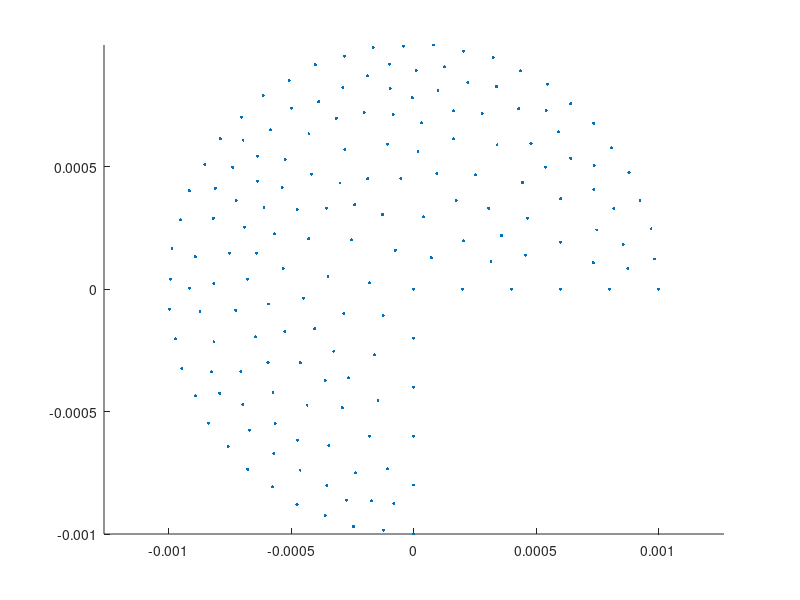

Here is the MATLAB script that generated this plot: (Note: this script raises an error after producing the figure.)
% generate the mesh

%script

clear all
close all

%experiment = 'single_particle' 
experiment = 'multi_particle'

%material = 'sodalime'
material = 'peridem'

% simulate sodalime crack
simulate_sodalime_prenotch = 0
%simulate_sodalime_prenotch = 1

do_pause = 'no'
%do_pause = 'yes'

% plot reference config
plot_reference = 1;
plot_circles = 1;
%timesteps = 10800;
timesteps = 1e5;	% peridem

modulo = 100;

% break bonds or not
%break_bonds = 0;
break_bonds = 1;

%total_particles = 1;
total_particles = 2;	% 2 particles
%total_particles = 3;	% 3 particles

%specified_initial_data = '3_equidistant'
specified_initial_data = '2_vertical'

%delta = 0.002;	% for glass slab
%delta = 0.012;	% peridynamic horizon
%delta = 0.25;	% for the unit circle 
load('delta.mat')

%meshsize = delta/3;
load('meshsize.mat')

disp ('Loading matrices: Pos.mat, Vol.mat, T.mat\n')
load('Pos.mat')
load('Vol.mat')
load('T.mat')
load('geometry.mat')

scatter(Pos(:,1), Pos(:,2), 5, 'filled')
axis equal

switch do_pause
    case 'yes'
	disp 'Press key to continue'
	pause
    otherwise
end

% generate the neighbor-list
%[NbdArr] = gen_nbdlist(Pos, delta);
%tic
%[NbdArr] = gen_nbdlist2(Pos, delta);	% twice faster
%toc
%tic
%[NbdArr] = gen_NbdArr(Pos, Pos, delta, 1);	% fastest, not anymore
%toc
tic
[NbdArr] = gen_NbdArr_varlength(Pos, Pos, delta, 1);	% fastest
toc


if simulate_sodalime_prenotch == 1
    %% for sodalime crack test, borrowing from old code
    load('PosCrack.mat')
    Pos  = PosCrack;
    delta =  0.002;
    dx = delta/4;
    dy = delta/4;
    %Vol = zeros(size(PosCrack)) + dx * dy;
    Vol = zeros(length(PosCrack), 1) + dx * dy;
    %% for sodalime crack test, borrowing from old code
    load('Nbd.mat')
    NbdArr = Nbd;
end

disp('Max neighbors') 
size(NbdArr)

if plot_circles == 1
 hold on
 theta_list = linspace(0, 2* pi , 20);
 %for i = 30:30	%total_nodes
 for i = 1:1	%total_nodes
 	x = Pos(i,1) +  delta * cos(theta_list);
 	y = Pos(i,2) +  delta * sin(theta_list);
 
 	plot(x, y, 'r')

	axis equal
 end
end

switch do_pause
    case 'yes'
	disp 'Press key to continue'
	pause
    otherwise
end


% get the position and relative distances of the neighbors
[Nbd_xi_1, Nbd_xi_2, Nbd_xi_norm, nbd_Vol] = precomputation(NbdArr, Pos, Vol);
[total_nodes, dimension] = size(Pos);

% get the material properties
[delta, rho, Gnot, E, nu, snot, cnot, bulk_modulus] = material_properties(delta, material);

% gravity
gravity = zeros(size(Pos));
gravity(:,2) = - 9.8;

disp 'Precomputation done.'

switch do_pause
    case 'yes'
	disp 'Press key to continue'
	pause
    otherwise
end


switch experiment
case 'single_particle'

    % initial data
    uold = zeros(total_nodes,2);
    uolddot = zeros(total_nodes,2);
    uolddotdot = zeros(total_nodes,2);

    extforce = zeros(total_nodes, 2);

%% specify initial data
    %uold = zeros(total_nodes,2) + [0 1e-3];
    uolddot = zeros(total_nodes,2) + [0, 4e4];
    uolddotdot = (zeros(total_nodes, 2) + [0 -16e7] );

    % external force
    %[extforce] = external_force(geometry, Pos, NbdArr, delta);
    extforce = (zeros(total_nodes, 2) + [0 -16e7] ) * rho;

    switch do_pause
	case 'yes'
	    disp 'Press key to continue'
	    pause
	otherwise
    end


%dt = 25e-9;
dt = 25e-8;

    % simulate with initial data
    [NbdArr_out, u0] = simulate_initial(uold, uolddot, uolddotdot, Pos, NbdArr, Vol, nbd_Vol, extforce, delta, Nbd_xi_1, Nbd_xi_2, Nbd_xi_norm, timesteps, break_bonds, material, dt);
    %[NbdArr_out, u0] = test_int(uold, uolddot, uolddotdot, Pos, NbdArr, Vol, nbd_Vol, extforce, delta, Nbd_xi_1, Nbd_xi_2, Nbd_xi_norm, timesteps, break_bonds, material, dt);


case 'multi_particle'



    % scaling, shifting, rotation


    %contact_radius = delta/2;
    contact_radius = 1.74e-04;	% peridem

    % particle location, scaling, and rotation
    particle_scaling = ones(total_particles, 1);
    particle_rotation = zeros(total_particles, 1);
    % % Specify
    switch specified_initial_data
    case '2_vertical'
	%falling_from = 2.5e-3;	% 5 mm
	falling_from = 5e-3;	% 5 mm

	%starting_distance = 2.2e-3;
	starting_distance = 5e-3;

	particle_shift = [0, 0; 0, falling_from];	% 2 particles

	% particle on the bottom is flipped to ensure symmetric collision
	%particle_rotation = [pi; 0];	% for elastic collision of unit circles % 2 particles
	particle_rotation = [pi - pi/8; -pi/8];	% for pacman collision
	%particle_rotation = [pi - pi/8; -pi/8];	% for circle_w_prenotch
	%particle_rotation = [0; 0];	% for triangles
    case '3_equidistant'
	particle_shift = [-5/2, 0; 5/2, 0; 0, 5 * sin(pi/3)] * 1e-3; % 3 particles
	particle_rotation = [pi/3; pi/3; pi/3]; % 3 particles
    	
        otherwise
    	
    end
    

    % locations of the particles
    Pos_multi = zeros( [size(Pos), total_particles]);

    for i = 1:total_particles
	rot_matrix = [cos(particle_rotation(i)), -sin(particle_rotation(i)); sin(particle_rotation(i)), cos(particle_rotation(i))]
	Pos_multi(:,:,i) = particle_scaling(i) * (rot_matrix * (Pos'))' + particle_shift(i, :);
	%Pos_multi(:,:,i) = particle_scaling(i) * Pos + particle_shift(i, :);
    end

%% rotation
% % rotate the second particle by an angle


    % volume of the nodes
    Vol_multi = zeros( [size(Vol), total_particles]);
    for i = 1:total_particles
%% Caution: verify that the volume gets multiplied by the scaling to the power the dimension
	Vol_multi(:,i) = ( (particle_scaling(i)).^dimension) .* Vol;
    end


    % neighborhood  array
    NbdArr_multi = zeros( [size(NbdArr), total_particles]);
    for i = 1:total_particles
	NbdArr_multi(:,:,i) = NbdArr;
    end

    % precomputation
    for i = 1:total_particles
	% get the position and relative distances of the neighbors
	[xi_1_multi(:,:,i), xi_2_multi(:,:,i), xi_norm_multi(:,:,i), nbd_Vol_multi(:,:,i)] = precomputation(NbdArr_multi(:,:,i), Pos_multi(:,:,i), Vol_multi(:,:,i));
    end

    % default initial data
    uold_multi = zeros(total_nodes,2, total_particles);
    uolddot_multi = zeros(total_nodes,2, total_particles);
    uolddotdot_multi = zeros(total_nodes,2, total_particles);

    % default external force density on particles
    extforce_multi = zeros( [size(Pos), total_particles]);

%% specify initial data
    switch specified_initial_data
	case '2_vertical'
	    uold_multi(:,:,2) = zeros(total_nodes,2) + [0 (starting_distance - falling_from)];
	    uolddot_multi(:,:,2) = zeros(total_nodes,2) +  [0, -60* sqrt(2* 10 * (0.3e-3))];	% 2 particles
	    %uolddot_multi(:,:,2) = zeros(total_nodes,2) +  [0, -sqrt(2* 10 * (falling_from - starting_distance))];
	    uolddotdot_multi(:,:,2) = zeros(total_nodes,2) +  [0, -10];

        case '3_equidistant'
	    uolddot_multi(:,:,1) = zeros(total_nodes,2) +  -[sqrt(3)/2, 1/2 ] * -60* sqrt(2* 10 * (0.3e-3));	% 3 particles
	    uolddot_multi(:,:,2) = zeros(total_nodes,2) +  -[-sqrt(3)/2, 1/2 ] * -60* sqrt(2* 10 * (0.3e-3));	% 3 particles
	    uolddot_multi(:,:,3) = zeros(total_nodes,2) +  -[0, -1] * -60* sqrt(2* 10 * (0.3e-3));	% 3 particles
        otherwise
    	
    end

  %uolddot_multi(:,:,2) = zeros(total_nodes, 2) + [0, -1.3e-01];	% peridem
  %uolddotdot_multi(:,:,2) = zeros(total_nodes, 2) + [0, -10];	% peridem

    % specify external force density on particles i.e. Force/Volume, or Acceleration * density
    % % gravity applies on the second particle only
    %extforce_multi(:,:,2) = zeros(total_nodes, 2) +  [0, -10 .* rho];


    % % normal stiffness (From Foster's paper)
    %normal_stiffness = 18 * bulk_modulus /( pi * delta^5);
    normal_stiffness = 18 * bulk_modulus /( pi * delta^4);	% from silling-askari05

    % % peridem
    %mass_particle = pi * (1e-3)^2 * rho;
    %meq = mass_particle;% harmonic mean of particles of same size
    %Vmax_by_delmax = (7.385158e+05);
    %normal_stiffness = meq * Vmax_by_delmax^2;

      %normal_stiffness = (7.385158e+05)^2;	% peridem
%% debugging
	%normal_stiffness = normal_stiffness * 1e-5;
    
%dt = 0.02/timesteps;	% peridem
dt = 0.02/1e5;	% peridem

 [NbdArr_out, u0_multi, store_location, store_vel_min, store_vel_max] = simulateMultiple(total_particles, uold_multi, uolddot_multi, uolddotdot_multi, Pos_multi, NbdArr_multi, Vol_multi, nbd_Vol_multi, extforce_multi, normal_stiffness, contact_radius, rho, cnot, snot, xi_1_multi, xi_2_multi, xi_norm_multi, dt, timesteps, delta, modulo, break_bonds);

 time_ss = (1:length(store_location)) *  dt * modulo * 1e3;
 figure
 plot(time_ss, store_location);
 title('Location of the center')
 axis equal

 figure
 plot(time_ss, store_vel_min);
 hold on
 plot(time_ss, store_vel_max);
 hold off
 legend('min', 'max')
 title('Vertical velocity')
 axis equal



otherwise
    disp 'No experiment provided'

end
